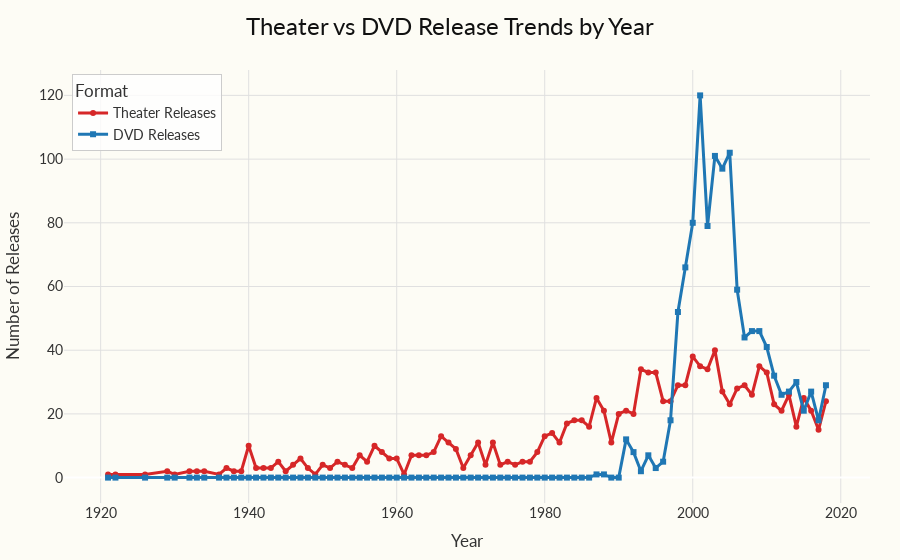

This figure's notebook cell:
### Markdown cell above
### Comparison between Movie Release Trends at the Theater and on DVD

### Code cell
# Count number of theater releases per year
theater_summary = (
    date_filtered_df
    .groupby('release_year')
    .size()
    .reset_index(name='theater_count')
)

# Count number of DVD releases per year
dvd_summary = (
    dvd_filtered_df
    .groupby('dvd_year')
    .size()
    .reset_index(name='dvd_count')
)

# Merge both on year (outer join to preserve all)
combined_summary = pd.merge(
    theater_summary, dvd_summary,
    left_on='release_year', right_on='dvd_year',
    how='outer'
).rename(columns={'release_year': 'year'}).drop(columns=['dvd_year'])

# Fill missing counts with 0
combined_summary['theater_count'] = combined_summary['theater_count'].fillna(0).astype(int)
combined_summary['dvd_count'] = combined_summary['dvd_count'].fillna(0).astype(int)

# Sort by year
combined_summary = combined_summary.sort_values('year')

fig = go.Figure()

# Theater trend
fig.add_trace(go.Scatter(
    x=combined_summary['year'],
    y=combined_summary['theater_count'],
    mode='lines+markers',
    name='Theater Releases',
    line=dict(color='#d62728', width=3), 
    marker=dict(symbol='circle', size=6)
))

# DVD trend
fig.add_trace(go.Scatter(
    x=combined_summary['year'],
    y=combined_summary['dvd_count'],
    mode='lines+markers',
    name='DVD Releases',
    line=dict(color='#1f77b4', width=3), 
    marker=dict(symbol='square', size=6)
))

# Movie-night themed layout
fig.update_layout(
    title=dict(
        text="Theater vs DVD Release Trends by Year",
        x=0.5,
        font=dict(size=24, family='Lato', color='#111')
    ),
    xaxis=dict(
        title='Year',
        gridcolor='#e0e0e0'
    ),
    yaxis=dict(
        title='Number of Releases',
        gridcolor='#e0e0e0'
    ),
    plot_bgcolor='#fdfcf5', 
    paper_bgcolor='#fdfcf5',
    font=dict(family='Lato', size=14, color='#333'),
    legend=dict(
        title='Format',
        x=0.01,
        y=0.99,
        bgcolor='rgba(255,255,255,0.8)',
        bordercolor='#ccc',
        borderwidth=1
    ),
    hovermode='x unified',
    margin=dict(t=70, l=60, r=30, b=50)
)

fig.show()

### Figure 1 — Plotly figure (JSON) as saved in the notebook; plotly's stock layout.template omitted (floating-point values rounded to 4 significant figures)
{"data": [{"line": {"color": "#d62728", "width": 3}, "marker": {"size": 6, "symbol": "circle"}, "mode": "lines+markers", "name": "Theater Releases", "type": "scatter", "x": [1921.0, 1922.0, 1926.0, 1929.0, 1930.0, 1932.0, 1933.0, 1934.0, 1936.0, 1937.0, 1938.0, 1939.0, 1940.0, 1941.0, 1942.0, 1943.0, 1944.0, 1945.0, 1946.0, 1947.0, 1948.0, 1949.0, 1950.0, 1951.0, 1952.0, 1953.0, 1954.0, 1955.0, 1956.0, 1957.0, 1958.0, 1959.0, 1960.0, 1961.0, 1962.0, 1963.0, 1964.0, 1965.0, 1966.0, 1967.0, 1968.0, 1969.0, 1970.0, 1971.0, 1972.0, 1973.0, 1974.0, 1975.0, 1976.0, 1977.0, 1978.0, 1979.0, 1980.0, 1981.0, 1982.0, 1983.0, 1984.0, 1985.0, 1986.0, 1987.0, 1988.0, 1989.0, 1990.0, 1991.0, 1992.0, 1993.0, 1994.0, 1995.0, 1996.0, 1997.0, 1998.0, 1999.0, 2000.0, 2001.0, 2002.0, 2003.0, 2004.0, 2005.0, 2006.0, 2007.0, 2008.0, 2009.0, 2010.0, 2011.0, 2012.0, 2013.0, 2014.0, 2015.0, 2016.0, 2017.0, 2018.0, NaN], "y": [1, 1, 1, 2, 1, 2, 2, 2, 1, 3, 2, 2, 10, 3, 3, 3, 5, 2, 4, 6, 3, 1, 4, 3, 5, 4, 3, 7, 5, 10, 8, 6, 6, 1, 7, 7, 7, 8, 13, 11, 9, 3, 7, 11, 4, 11, 4, 5, 4, 5, 5, 8, 13, 14, 11, 17, 18, 18, 16, 25, 21, 11, 20, 21, 20, 34, 33, 33, 24, 24, 29, 29, 38, 35, 34, 40, 27, 23, 28, 29, 26, 35, 33, 23, 21, 26, 16, 25, 21, 15, 24, 0]}, {"line": {"color": "#1f77b4", "width": 3}, "marker": {"size": 6, "symbol": "square"}, "mode": "lines+markers", "name": "DVD Releases", "type": "scatter", "x": [1921.0, 1922.0, 1926.0, 1929.0, 1930.0, 1932.0, 1933.0, 1934.0, 1936.0, 1937.0, 1938.0, 1939.0, 1940.0, 1941.0, 1942.0, 1943.0, 1944.0, 1945.0, 1946.0, 1947.0, 1948.0, 1949.0, 1950.0, 1951.0, 1952.0, 1953.0, 1954.0, 1955.0, 1956.0, 1957.0, 1958.0, 1959.0, 1960.0, 1961.0, 1962.0, 1963.0, 1964.0, 1965.0, 1966.0, 1967.0, 1968.0, 1969.0, 1970.0, 1971.0, 1972.0, 1973.0, 1974.0, 1975.0, 1976.0, 1977.0, 1978.0, 1979.0, 1980.0, 1981.0, 1982.0, 1983.0, 1984.0, 1985.0, 1986.0, 1987.0, 1988.0, 1989.0, 1990.0, 1991.0, 1992.0, 1993.0, 1994.0, 1995.0, 1996.0, 1997.0, 1998.0, 1999.0, 2000.0, 2001.0, 2002.0, 2003.0, 2004.0, 2005.0, 2006.0, 2007.0, 2008.0, 2009.0, 2010.0, 2011.0, 2012.0, 2013.0, 2014.0, 2015.0, 2016.0, 2017.0, 2018.0, NaN], "y": [0, 0, 0, 0, 0, 0, 0, 0, 0, 0, 0, 0, 0, 0, 0, 0, 0, 0, 0, 0, 0, 0, 0, 0, 0, 0, 0, 0, 0, 0, 0, 0, 0, 0, 0, 0, 0, 0, 0, 0, 0, 0, 0, 0, 0, 0, 0, 0, 0, 0, 0, 0, 0, 0, 0, 0, 0, 0, 0, 1, 1, 0, 0, 12, 8, 2, 7, 3, 5, 18, 52, 66, 80, 120, 79, 101, 97, 102, 59, 44, 46, 46, 41, 32, 26, 27, 30, 21, 27, 18, 29, 1]}], "layout": {"font": {"color": "#333", "family": "Lato", "size": 14}, "hovermode": "x unified", "legend": {"bgcolor": "rgba(255,255,255,0.8)", "bordercolor": "#ccc", "borderwidth": 1, "title": {"text": "Format"}, "x": 0.01, "y": 0.99}, "margin": {"b": 50, "l": 60, "r": 30, "t": 70}, "paper_bgcolor": "#fdfcf5", "plot_bgcolor": "#fdfcf5", "title": {"font": {"color": "#111", "family": "Lato", "size": 24}, "text": "Theater vs DVD Release Trends by Year", "x": 0.5}, "xaxis": {"gridcolor": "#e0e0e0", "title": {"text": "Year"}}, "yaxis": {"gridcolor": "#e0e0e0", "title": {"text": "Number of Releases"}}}}
